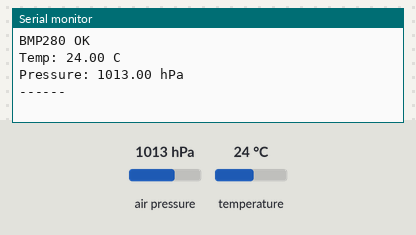
Bench run of a sketch on a simulated ESP32. Parts: the last lines printed to the serial monitor. The inputs (shaded band) are chosen by the test bench; at power-on: air pressure 1013 hPa, temperature 24 °C.

Above: at 2.2 s.
2.3 s: air pressure set to 952 hPa
At 3.9 s:
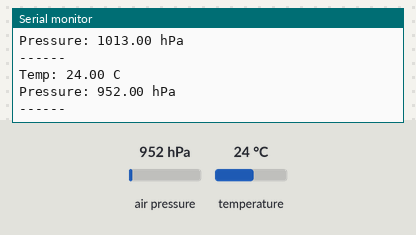
5.0 s: temperature set to 12 °C
At 5.5 s:
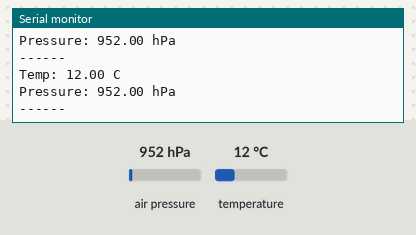
7.7 s: air pressure set to 975 hPa
At 9.9 s:
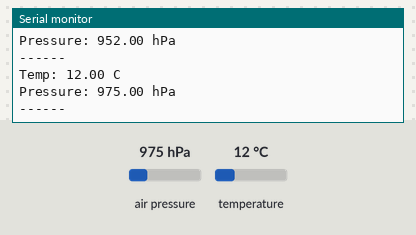
Timing chart, 0 to 11.4 s (numbered marks = the images above; inputs shaded):
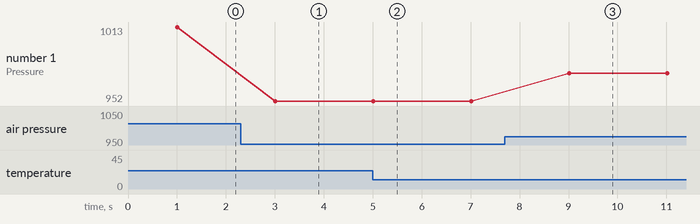

The sketch:

test.ino
```cpp
#include <Wire.h>
#include <Adafruit_BMP280.h>

#define SDA_PIN 3
#define SCL_PIN 4

Adafruit_BMP280 bmp;

void setup() {
  Serial.begin(115200);
  delay(1000);

  Wire.begin(SDA_PIN, SCL_PIN);

  if (!bmp.begin(0x76)) {
    Serial.println("BMP280 init gagal");
    return;
  }

  Serial.println("BMP280 OK");
}

void loop() {
  Serial.print("Temp: ");
  Serial.print(bmp.readTemperature());
  Serial.println(" C");

  Serial.print("Pressure: ");
  Serial.print(bmp.readPressure() / 100);
  Serial.println(" hPa");

  Serial.println("------");
  delay(2000);
}
```

Measured:
- after the input at 2.3 s, the serial monitor: prints a new line after 0.70 s (image 1)
- after the input at 5.0 s, the serial monitor: prints a new line at once (image 2)
- after the input at 7.7 s, the serial monitor: prints a new line after 1.3 s (image 3)
- plotted number 1: 1013 → 952 after the input at 2.3 s, 952 → 975 after the input at 7.7 s
